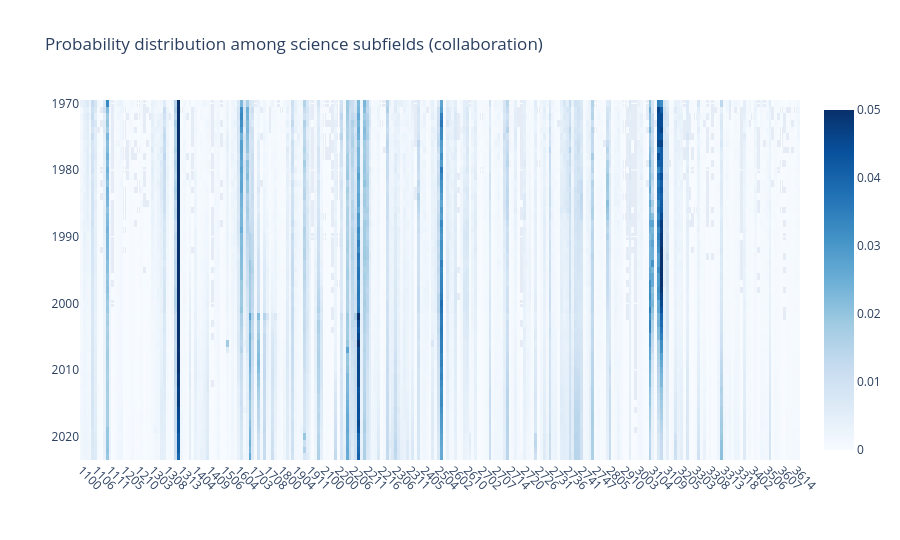

Source (notebook cell):
### Code cell
uf.plotly_heatmap(
    df_prob_collab,
    x_labels=df_prob_collab.columns.astype(str),
    y_labels=df_prob_collab.index,
    x_type="subfield",
    z_min=0, z_max=0.05,
    line_height=10,
    colorscale="non-symmetric",
    title="Probability distribution among science subfields (collaboration)",
)

### Figure 1 — Plotly figure (JSON) as saved in the notebook; plotly's stock layout.template omitted (floating-point values rounded to 4 significant figures; data arrays with more than 128 entries replaced by an {"elided": "..."} marker saying what was removed)
{"data": [{"colorscale": [[0.0, "rgb(247,251,255)"], [0.125, "rgb(222,235,247)"], [0.25, "rgb(198,219,239)"], [0.375, "rgb(158,202,225)"], [0.5, "rgb(107,174,214)"], [0.625, "rgb(66,146,198)"], [0.75, "rgb(33,113,181)"], [0.875, "rgb(8,81,156)"], [1.0, "rgb(8,48,107)"]], "customdata": {"elided": "54x252x2 mixed values"}, "hovertemplate": "<b>X: </b>%{customdata[0]}<br><b>Y: </b>%{customdata[1]}<br><b>Z: </b> %{z:.3f}<br><extra></extra>", "x": {"elided": "252 str values"}, "y": [1970, 1971, 1972, 1973, 1974, 1975, 1976, 1977, 1978, 1979, 1980, 1981, 1982, 1983, 1984, 1985, 1986, 1987, 1988, 1989, 1990, 1991, 1992, 1993, 1994, 1995, 1996, 1997, 1998, 1999, 2000, 2001, 2002, 2003, 2004, 2005, 2006, 2007, 2008, 2009, 2010, 2011, 2012, 2013, 2014, 2015, 2016, 2017, 2018, 2019, 2020, 2021, 2022, 2023], "z": {"elided": "54x252 float values"}, "zmax": 0.05, "zmin": 0, "type": "heatmap"}], "layout": {"xaxis": {"tickangle": 45, "automargin": true}, "yaxis": {"autorange": "reversed", "automargin": true}, "title": {"text": "Probability distribution among science subfields (collaboration)"}, "height": 540}}
